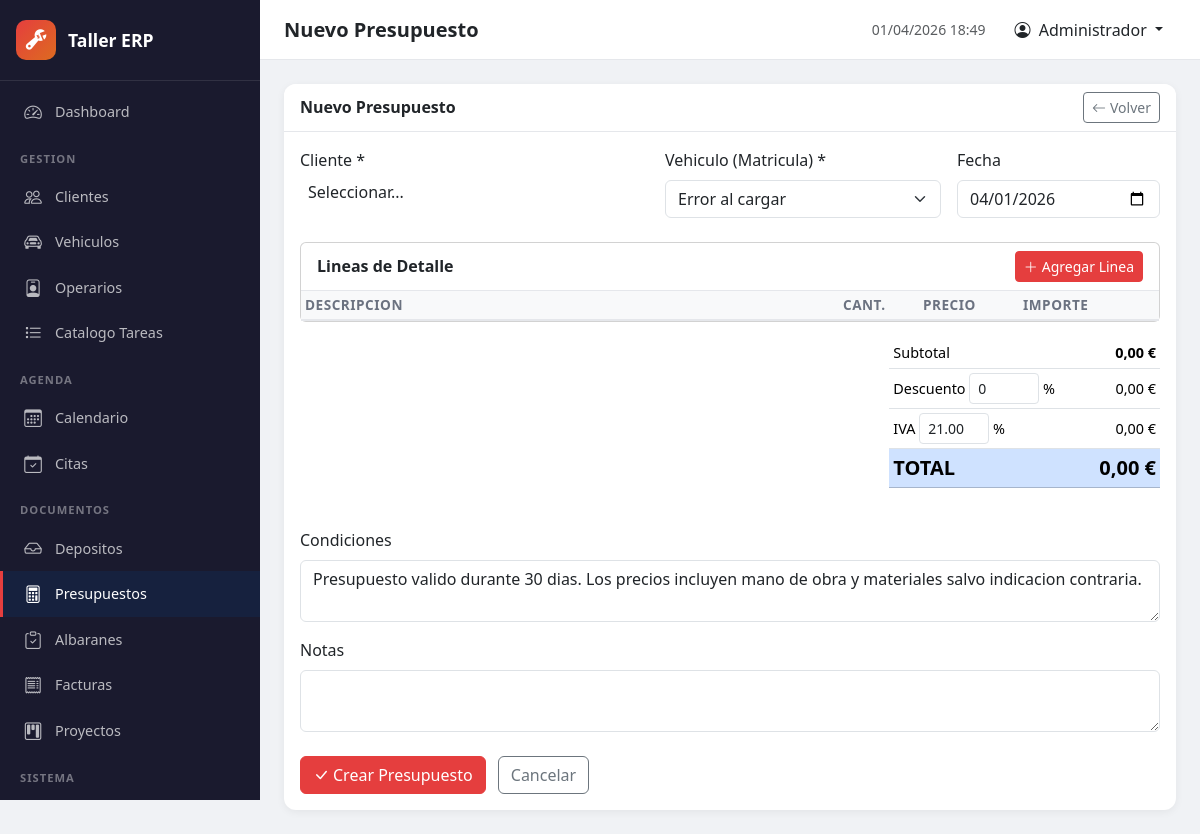
Page /index.php?c=presupuesto&a=create (signed in) on the committed database.
### tables this page shows
CREATE TABLE IF NOT EXISTS configuracion (
    id INT PRIMARY KEY DEFAULT 1,
    empresa_nombre VARCHAR(200) DEFAULT 'Mi Taller',
    empresa_cif VARCHAR(20) DEFAULT '',
    empresa_direccion TEXT,
    empresa_telefono VARCHAR(20) DEFAULT '',
    empresa_email VARCHAR(150) DEFAULT '',
    empresa_logo VARCHAR(255) DEFAULT '',
    iva_porcentaje DECIMAL(5,2) DEFAULT 21.00,
    moneda VARCHAR(10) DEFAULT 'EUR',
    prefijo_deposito VARCHAR(10) DEFAULT 'DEP',
    prefijo_presupuesto VARCHAR(10) DEFAULT 'PRE',
    prefijo_orden VARCHAR(10) DEFAULT 'ORD',
    prefijo_albaran VARCHAR(10) DEFAULT 'ALB',
    prefijo_factura VARCHAR(10) DEFAULT 'FAC',
    prefijo_proyecto VARCHAR(10) DEFAULT 'PRY',
    prefijo_cita VARCHAR(10) DEFAULT 'CIT',
    siguiente_num_deposito INT DEFAULT 1,
    siguiente_num_presupuesto INT DEFAULT 1,
    siguiente_num_orden INT DEFAULT 1,
    siguiente_num_albaran INT DEFAULT 1,
    siguiente_num_factura INT DEFAULT 1,
    siguiente_num_proyecto INT DEFAULT 1,
    siguiente_num_cita INT DEFAULT 1,
    condiciones_presupuesto TEXT,
    condiciones_factura TEXT,
    updated_at DATETIME DEFAULT CURRENT_TIMESTAMP ON UPDATE CURRENT_TIMESTAMP
);

### core/Controller.php (called while the page is built, shortened)
<?php
class Controller {
    protected function view($name, $data = []) {
        extract($data);
        $viewFile = __DIR__ . '/../views/' . $name . '.php';
        include $viewFile;
        include __DIR__ . '/../views/layout/master.php';
    }
}

### controllers/PresupuestoController.php (called while the page is built, shortened)
<?php
class PresupuestoController extends Controller {
    public function create() {
        $clientes = Cliente::findAll("activo = 'SI'", [], 'nombre ASC');
        $operarios = Operario::activos();
        $config = getConfig();
        $this->view('documentos/presupuesto_form', [
            'pageTitle' => 'Nuevo Presupuesto',
            'doc' => null,
            'lineas' => [],
            'clientes' => $clientes,
            'operarios' => $operarios,
            'config' => $config,
            'tipo_doc' => 'PRESUPUESTO',
            'selectedCliente' => (int)$this->getParam('id_cliente'),
            'selectedMatricula' => $this->getParam('matricula', ''),
            'extraJs' => ['assets/js/documento.js'],
        ]);
    }
}

### core/Router.php (called while the page is built, shortened)
<?php
class Router {
    public function dispatch() {
        $action = $_GET['a'] ?? 'index';
        $action = preg_replace('/[^a-zA-Z0-9_]/', '', $action);
        $instance = new $controllerClass();
        $instance->$action();
    }
}

### index.php (called while the page is built, shortened)
<?php
require_once __DIR__ . '/core/Helpers.php';
require_once __DIR__ . '/core/Controller.php';
require_once __DIR__ . '/core/Router.php';
$router = new Router();
$router->dispatch();

### core/Helpers.php (called while the page is built, shortened)
<?php
function e($str) {
    return htmlspecialchars($str ?? '', ENT_QUOTES, 'UTF-8');
}
function getConfig() {
    static $config = null;
    if ($config === null) {
        $db = getDB();
        $config = $db->query("SELECT * FROM configuracion WHERE id = 1")->fetch();
    }
    return $config;
}

### views/documentos/presupuesto_form.php (the view, shortened to what this page needs)
<?php $d = $doc; $isEdit = !empty($d); $config = $config ?? getConfig(); $action = $formAction ?? 'presupuesto'; ?>
<div class="card form-card">
    <div class="card-header d-flex justify-content-between align-items-center">
        <h6 class="mb-0 fw-bold"><?= $isEdit ? 'Editar ' . ucfirst($action) . ' ' . e($d['id_pre_ord'] ?? $d['id_albaran'] ?? '') : 'Nuevo ' . ucfirst($action) ?></h6>
        <a href="index.php?c=<?= $action ?>" class="btn btn-sm btn-outline-secondary"><i class="bi bi-arrow-left me-1"></i>Volver</a>
    </div>
    <div class="card-body">
        <form method="POST" action="index.php?c=<?= $action ?>&a=<?= $isEdit ? 'update' : 'store' ?>" id="docForm">
            <div class="row g-3 mb-4">
                <div class="col-md-5">
                    <label class="form-label">Cliente *</label>
                </div>
                <div class="col-md-4">
                    <label class="form-label">Vehiculo (Matricula) *</label>
                    <select class="form-select" name="matricula" id="matriculaSelect" required>
                        <option value="">Seleccionar vehiculo...</option>
                    </select>
                </div>
                <div class="col-md-3">
                    <label class="form-label">Fecha</label>
                    <input type="date" class="form-control" name="fecha" value="<?= e($d['fecha'] ?? date('Y-m-d')) ?>" required>
                </div>
            </div>
            <div class="card mb-3">
                <div class="card-header d-flex justify-content-between align-items-center py-2">
                    <h6 class="mb-0 fw-bold">Lineas de Detalle</h6>
                    <button type="button" class="btn btn-sm btn-primary" onclick="addLinea()"><i class="bi bi-plus-lg me-1"></i>Agregar Linea</button>
                </div>
                <div class="card-body p-0">
                    <div class="table-responsive">
                        <table class="table table-sm mb-0">
                            <thead>
                                <tr class="table-light">
                                    <th>Descripcion</th>
                                    <th width="80">Cant.</th>
                                    <th width="100">Precio</th>
                                    <th width="100">Importe</th>
                                    <th width="40"></th>
                                </tr>
                            </thead>
                        </table>
                    </div>
                </div>
            </div>
            <div class="row justify-content-end">
                <div class="col-md-4">
                    <table class="table table-sm">
                        <tr><td>Subtotal</td><td class="text-end fw-bold" id="subtotalDisplay">0,00 &euro;</td></tr>
                        <tr>
                            <td>Descuento <input type="number" class="form-control form-control-sm d-inline" id="descuento_porcentaje" name="descuento_porcentaje" value="<?= e($d['descuento_porcentaje'] ?? 0) ?>" step="0.01" min="0" max="100" style="width:70px"> %</td>
                            <td class="text-end" id="descuentoDisplay">0,00 &euro;</td>
                        </tr>
                        <tr>
                            <td>IVA <input type="number" class="form-control form-control-sm d-inline" id="iva_porcentaje" name="iva_porcentaje" value="<?= e($d['iva_porcentaje'] ?? $config['iva_porcentaje']) ?>" step="0.01" min="0" style="width:70px"> %</td>
                            <td class="text-end" id="ivaDisplay">0,00 &euro;</td>
                        </tr>
                        <tr class="table-primary"><td class="fw-bold fs-5">TOTAL</td><td class="text-end fw-bold fs-5" id="totalDisplay">0,00 &euro;</td></tr>
                    </table>
                </div>
            </div>
            <div class="row g-3 mt-2">
                <div class="col-12">
                    <label class="form-label">Condiciones</label>
                    <textarea class="form-control" name="condiciones" rows="2"><?= e($d['condiciones'] ?? $config['condiciones_presupuesto'] ?? '') ?></textarea>
                </div>
                <div class="col-12">
                    <label class="form-label">Notas</label>
                    <textarea class="form-control" name="notas" rows="2"><?= e($d['notas'] ?? '') ?></textarea>
                </div>
            </div>
            <div class="mt-4">
                <button type="submit" class="btn btn-primary"><i class="bi bi-check-lg me-1"></i><?= $isEdit ? 'Guardar Cambios' : 'Crear ' . ucfirst($action) ?></button>
                <a href="index.php?c=<?= $action ?>" class="btn btn-outline-secondary ms-2">Cancelar</a>
            </div>
        </form>
    </div>
</div>

### assets/css/app.css (style rules this page uses)
:root { --sidebar-width: 260px; --sidebar-bg: #1a1a2e; --sidebar-hover: #16213e; --sidebar-active: #e53e3e; --topbar-height: 60px; --primary: #e53e3e; --primary-dark: #c53030; }
* { box-sizing: border-box; }
body { font-family: 'Segoe UI', system-ui, -apple-system, sans-serif; background: #f0f2f5; margin: 0; min-height: 100vh; }
.table thead th { background: #f8f9fa; font-weight: 600; font-size: 0.85rem; text-transform: uppercase; color: #6b7280; letter-spacing: 0.5px; border-bottom: 2px solid #e5e7eb; }
.table td { vertical-align: middle; font-size: 0.9rem; }
.btn-primary { background: var(--primary); border-color: var(--primary); }
.form-card { border: none; border-radius: 12px; box-shadow: 0 2px 8px rgba(0,0,0,0.06); }
.form-card .card-header { background: #fff; border-bottom: 1px solid #e5e7eb; border-radius: 12px 12px 0 0 !important; }

### rows in the picture
configuracion: iva_porcentaje "21.00", condiciones "Presupuesto valido durante 30 dias. Los precios incluyen mano de obra y materiales salvo indicacion contraria."

### other values in the picture
APP_NAME "Taller ERP"
$pageTitle "Nuevo Presupuesto"
currentUser()['nombre'] "Administrador"
$action "Presupuesto"
